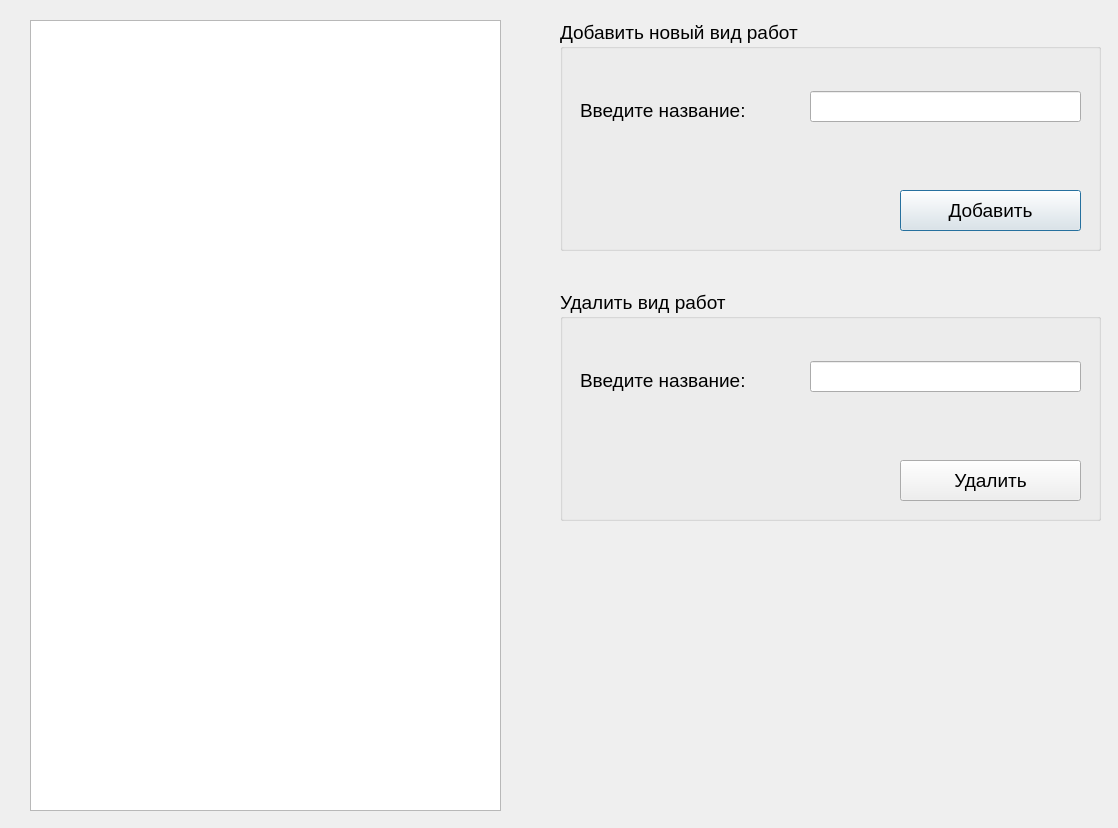
<?xml version="1.0" encoding="UTF-8"?>
<ui version="4.0">
 <class>Dialog</class>
 <widget class="QDialog" name="Dialog">
  <property name="geometry">
   <rect>
    <x>0</x>
    <y>0</y>
    <width>1118</width>
    <height>828</height>
   </rect>
  </property>
  <property name="windowTitle">
   <string>Dialog</string>
  </property>
  <widget class="QListWidget" name="listWidget">
   <property name="geometry">
    <rect>
     <x>30</x>
     <y>20</y>
     <width>471</width>
     <height>791</height>
    </rect>
   </property>
   <property name="font">
    <font>
     <pointsize>14</pointsize>
    </font>
   </property>
  </widget>
  <widget class="QGroupBox" name="groupBox">
   <property name="geometry">
    <rect>
     <x>560</x>
     <y>20</y>
     <width>541</width>
     <height>231</height>
    </rect>
   </property>
   <property name="font">
    <font>
     <pointsize>14</pointsize>
    </font>
   </property>
   <property name="title">
    <string>Добавить новый вид работ</string>
   </property>
   <widget class="QLabel" name="label">
    <property name="geometry">
     <rect>
      <x>20</x>
      <y>70</y>
      <width>211</width>
      <height>41</height>
     </rect>
    </property>
    <property name="text">
     <string>Введите название:</string>
    </property>
   </widget>
   <widget class="QLineEdit" name="AddLine">
    <property name="geometry">
     <rect>
      <x>250</x>
      <y>71</y>
      <width>271</width>
      <height>31</height>
     </rect>
    </property>
   </widget>
   <widget class="QPushButton" name="AddButton">
    <property name="geometry">
     <rect>
      <x>340</x>
      <y>170</y>
      <width>181</width>
      <height>41</height>
     </rect>
    </property>
    <property name="text">
     <string>Добавить</string>
    </property>
   </widget>
  </widget>
  <widget class="QGroupBox" name="groupBox_2">
   <property name="geometry">
    <rect>
     <x>560</x>
     <y>290</y>
     <width>541</width>
     <height>231</height>
    </rect>
   </property>
   <property name="font">
    <font>
     <pointsize>14</pointsize>
    </font>
   </property>
   <property name="title">
    <string>Удалить вид работ</string>
   </property>
   <widget class="QLabel" name="label_2">
    <property name="geometry">
     <rect>
      <x>20</x>
      <y>70</y>
      <width>211</width>
      <height>41</height>
     </rect>
    </property>
    <property name="text">
     <string>Введите название:</string>
    </property>
   </widget>
   <widget class="QLineEdit" name="DelLine">
    <property name="geometry">
     <rect>
      <x>250</x>
      <y>71</y>
      <width>271</width>
      <height>31</height>
     </rect>
    </property>
   </widget>
   <widget class="QPushButton" name="DelButton">
    <property name="geometry">
     <rect>
      <x>340</x>
      <y>170</y>
      <width>181</width>
      <height>41</height>
     </rect>
    </property>
    <property name="text">
     <string>Удалить</string>
    </property>
   </widget>
  </widget>
 </widget>
 <resources/>
 <connections/>
</ui>
